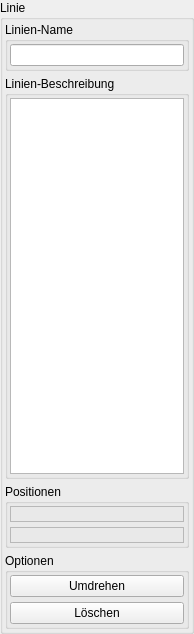
<ui version="4.0" >
 <author></author>
 <comment></comment>
 <exportmacro></exportmacro>
 <class>WidgetToolLineNew</class>
 <widget class="QWidget" name="WidgetToolLineNew" >
  <property name="geometry" >
   <rect>
    <x>0</x>
    <y>0</y>
    <width>194</width>
    <height>634</height>
   </rect>
  </property>
  <property name="windowTitle" >
   <string>Form</string>
  </property>
  <layout class="QGridLayout" >
   <property name="margin" >
    <number>0</number>
   </property>
   <property name="spacing" >
    <number>5</number>
   </property>
   <item row="0" column="0" >
    <widget class="QGroupBox" name="groupBox" >
     <property name="title" >
      <string>Linie</string>
     </property>
     <property name="flat" >
      <bool>true</bool>
     </property>
     <layout class="QGridLayout" >
      <property name="margin" >
       <number>2</number>
      </property>
      <property name="spacing" >
       <number>5</number>
      </property>
      <item row="2" column="0" >
       <widget class="QGroupBox" name="groupBox_4" >
        <property name="title" >
         <string>Positionen</string>
        </property>
        <property name="flat" >
         <bool>true</bool>
        </property>
        <layout class="QGridLayout" >
         <property name="margin" >
          <number>2</number>
         </property>
         <property name="spacing" >
          <number>5</number>
         </property>
         <item row="0" column="0" >
          <widget class="QLabel" name="label_Pos1" >
           <property name="frameShape" >
            <enum>QFrame::StyledPanel</enum>
           </property>
           <property name="frameShadow" >
            <enum>QFrame::Sunken</enum>
           </property>
           <property name="text" >
            <string/>
           </property>
          </widget>
         </item>
         <item row="1" column="0" >
          <widget class="QLabel" name="label_Pos2" >
           <property name="frameShape" >
            <enum>QFrame::StyledPanel</enum>
           </property>
           <property name="frameShadow" >
            <enum>QFrame::Sunken</enum>
           </property>
           <property name="text" >
            <string/>
           </property>
          </widget>
         </item>
        </layout>
       </widget>
      </item>
      <item row="3" column="0" >
       <widget class="QGroupBox" name="groupBox_5" >
        <property name="title" >
         <string>Optionen</string>
        </property>
        <property name="flat" >
         <bool>true</bool>
        </property>
        <layout class="QGridLayout" >
         <property name="margin" >
          <number>2</number>
         </property>
         <property name="spacing" >
          <number>5</number>
         </property>
         <item row="0" column="0" >
          <widget class="QPushButton" name="pushButton_Swap" >
           <property name="text" >
            <string>Umdrehen</string>
           </property>
          </widget>
         </item>
         <item row="1" column="0" >
          <widget class="QPushButton" name="pushButton_Delete" >
           <property name="toolTip" >
            <string>Löscht den Knoten</string>
           </property>
           <property name="statusTip" >
            <string>Löscht den Knoten</string>
           </property>
           <property name="whatsThis" >
            <string>Löscht den Knoten</string>
           </property>
           <property name="text" >
            <string>Löschen</string>
           </property>
          </widget>
         </item>
        </layout>
       </widget>
      </item>
      <item row="1" column="0" >
       <widget class="QGroupBox" name="groupBox_3" >
        <property name="title" >
         <string>Linien-Beschreibung</string>
        </property>
        <property name="flat" >
         <bool>true</bool>
        </property>
        <layout class="QGridLayout" >
         <property name="margin" >
          <number>2</number>
         </property>
         <property name="spacing" >
          <number>5</number>
         </property>
         <item row="0" column="0" >
          <widget class="QTextEdit" name="textEdit_LineDesc" />
         </item>
        </layout>
       </widget>
      </item>
      <item row="0" column="0" >
       <widget class="QGroupBox" name="groupBox_2" >
        <property name="title" >
         <string>Linien-Name</string>
        </property>
        <property name="flat" >
         <bool>true</bool>
        </property>
        <layout class="QGridLayout" >
         <property name="margin" >
          <number>2</number>
         </property>
         <property name="spacing" >
          <number>5</number>
         </property>
         <item row="0" column="0" >
          <widget class="QLineEdit" name="lineEdit_LineName" />
         </item>
        </layout>
       </widget>
      </item>
     </layout>
    </widget>
   </item>
  </layout>
 </widget>
 <pixmapfunction></pixmapfunction>
 <resources/>
 <connections/>
</ui>
